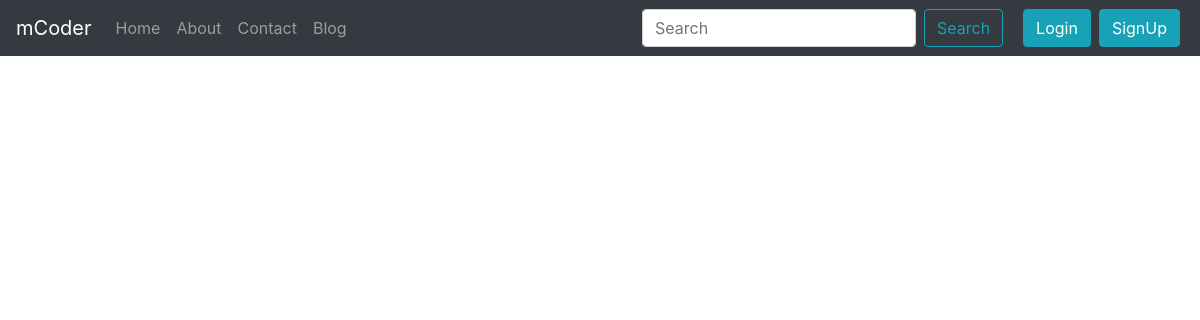
Page /blog/sde_requirement on the earlier database version.
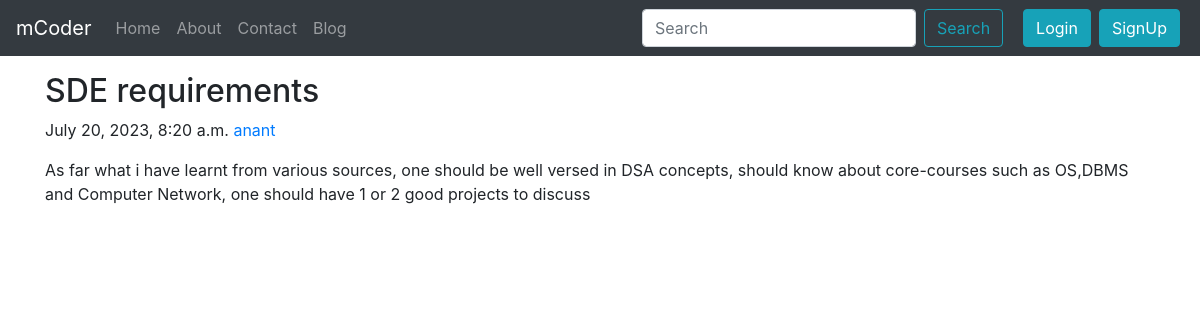
Same page on the later database version.
### blog/models.py (models this page shows, shortened)
class Post(models.Model):
    sno = models.AutoField(primary_key=True)
    title = models.CharField(max_length=80)
    author = models.CharField(max_length=50)
    content = models.TextField()
    slug = models.CharField(max_length=130)
    timestamp = models.DateTimeField(blank=True)

### blog/views.py (the view)
# urls.py: path('<str:slug>',views.blogPost, name = 'blogPost'),
def blogPost(request,slug):
    post = Post.objects.filter(slug = slug).first()
    context = {"post":post}
    return render(request,'blog/blogPost.html',context)

### templates/blog/blogPost.html (shortened to what this page needs)
{% extends "base.html" %}
{% block body %}
<div class= "container my-3">
  <article class="blog-post">
    <h2 class="blog-post-title">{{post.title}}</h2>
    <p class="blog-post-meta">{{post.timestamp}} <a href="/about">{{post.author}}</a></p>
    <p >{{post.content}}</p>
    <br>
  </article>
</div>
{% endblock body %}

Differences in the rows shown:
now on this page (row edited): Post: title "SDE requirements", timestamp "July 20, 2023, 8:20 a.m.", author "anant", content "As far what i have learnt from various sources, one should be well versed in DSA concepts, should know about core-courses such as OS,DBMS and Computer Network, one should have 1 or 2 good projects to discuss"
